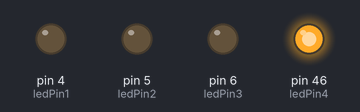
The sketch below on a simulated Arduino Mega 2560, built with avr-gcc and run on an emulated ATmega2560. Shown: output pins drawn as LEDs (lit = HIGH).

Above: at 0.16 s.
At 5.0 s:
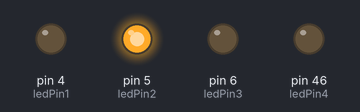
At 9.82 s:
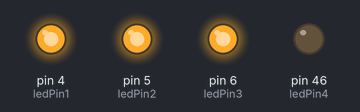
At 19.84 s:
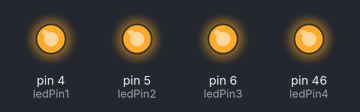
At 29.3 s:
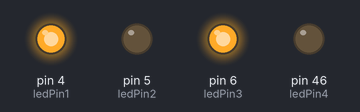
At 39.61 s:
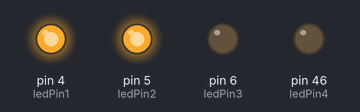
Timing chart, 0 to 39.9 s (numbered marks = the images above):
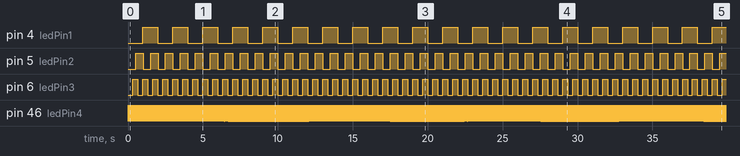

Measured:
- by itself, pin 4 (ledPin1): alternates HIGH for 1.0 s and LOW for 1.0 s
- by itself, pin 5 (ledPin2): alternates HIGH for 0.50 s and LOW for 0.50 s
- by itself, pin 6 (ledPin3): alternates HIGH for 0.33 s and LOW for 0.33 s
- by itself, pin 46 (ledPin4): alternates HIGH for 0.02 s and LOW for 0.02 s

The sketch:

4-lights-nodelay-tone.ino
```cpp
// constants won't change. Used here to set a pin number:
const int ledPin1 = 4;
const int ledPin2 = 5;
const int ledPin3 = 6;
const int ledPin4 = 46;// the number of the LED pin

// Variables will change:
int hz1 = 1;
int ledState1 = LOW;  // ledState used to set the LED
unsigned long previousMillis1 = 0;  // will store last time LED was updated
const long interval1 = 1000000 / hz1;  // interval at which to blink (milliseconds)

int hz2 = 2;
int ledState2 = LOW;  // ledState used to set the LED
unsigned long previousMillis2 = 0;  // will store last time LED was updated
const long interval2 = 1000000 / hz2;

int hz3 = 3;
int ledState3 = LOW;  // ledState used to set the LED
unsigned long previousMillis3 = 0;  // will store last time LED was updated
const long interval3 = 1000000 / hz3;

int hz4 = 30;
int ledState4 = LOW;  // ledState used to set the LED
unsigned long previousMillis4 = 0;  // will store last time LED was updated
const long interval4 = 1000000 / hz4 / 2;

void setup() {
  // set the digital pin as output:
  pinMode(ledPin1, OUTPUT);
  pinMode(ledPin2, OUTPUT);
  pinMode(ledPin3, OUTPUT);
  pinMode(ledPin4, OUTPUT);

}


void loop() {

  unsigned long currentMillis = micros();

  if (currentMillis - previousMillis1 >= interval1) {
    // save the last time you blinked the LED
    previousMillis1 = currentMillis;

    // if the LED is off turn it on and vice-versa:
    if (ledState1 == LOW) {
      ledState1 = HIGH;
    } else {
      ledState1 = LOW;
    }

    // set the LED with the ledState of the variable:
    digitalWrite(ledPin1, ledState1);
  }

  if (currentMillis - previousMillis2 >= interval2) {
    // save the last time you blinked the LED
    previousMillis2 = currentMillis;

    // if the LED is off turn it on and vice-versa:
    if (ledState2 == LOW) {
      ledState2 = HIGH;
    } else {
      ledState2 = LOW;
    }

    // set the LED with the ledState of the variable:
    digitalWrite(ledPin2, ledState2);
  }

  if (currentMillis - previousMillis3 >= interval3) {
    // save the last time you blinked the LED
    previousMillis3 = currentMillis;

    // if the LED is off turn it on and vice-versa:
    if (ledState3 == LOW) {
      ledState3 = HIGH;
    } else {
      ledState3 = LOW;
    }

    // set the LED with the ledState of the variable:
    digitalWrite(ledPin3, ledState3);
  }

  if (currentMillis - previousMillis4 >= interval4) {
    // save the last time you blinked the LED
    previousMillis4 = currentMillis;

    // if the LED is off turn it on and vice-versa:
    if (ledState4 == LOW) {
      ledState4 = HIGH;
    } else {
      ledState4 = LOW;
    }

    // set the LED with the ledState of the variable:
    digitalWrite(ledPin4, ledState4);
  }


}
```
